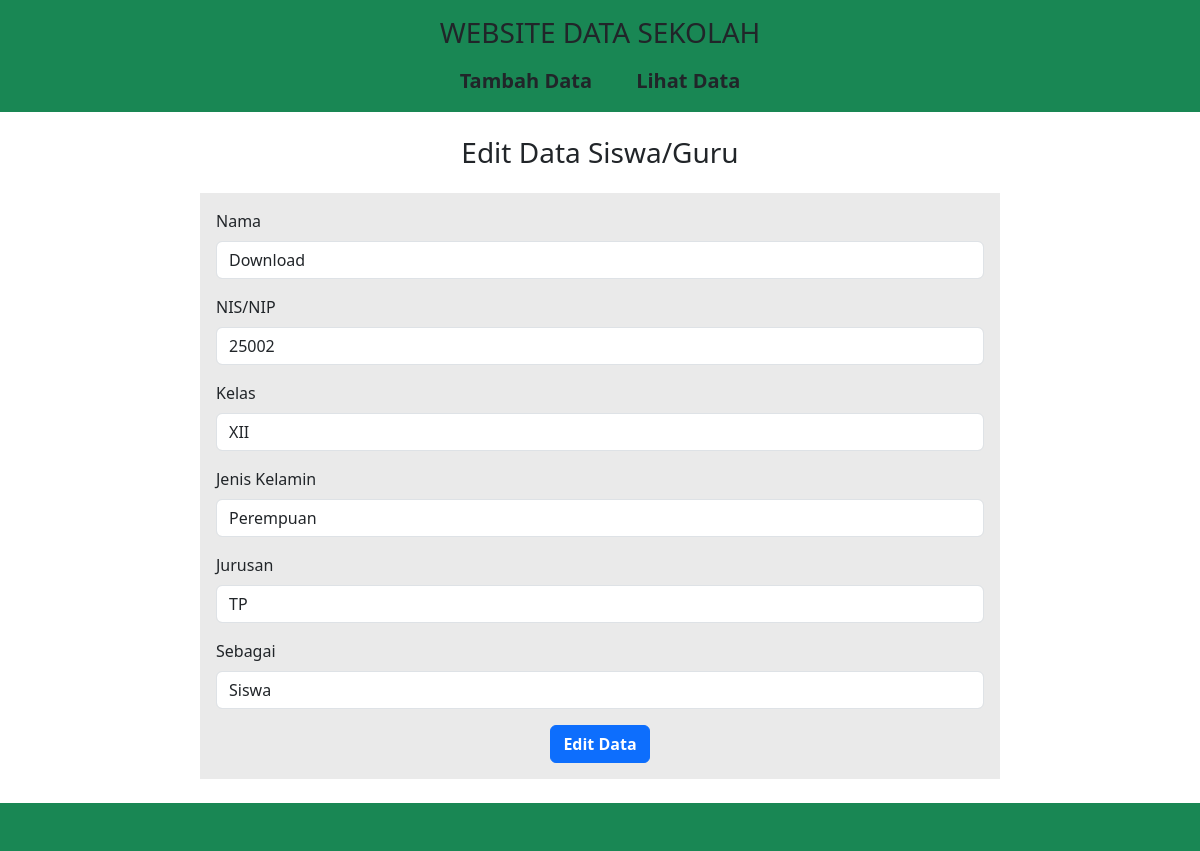
The page /edit.php?op=edit&id=5 on the database its author committed.
### tables this page shows
CREATE TABLE `data_sekolah` (
  `id` int NOT NULL,
  `nama` varchar(25) NOT NULL,
  `nis_nip` varchar(25) NOT NULL,
  `kelas` varchar(25) NOT NULL,
  `jenis_kelamin` varchar(25) NOT NULL,
  `jurusan` varchar(25) NOT NULL,
  `sebagai` enum('guru','siswa') NOT NULL
);

### edit.php (the view, shortened to what this page needs)
<?php
include 'koneksi.php';
if (isset($_GET['id'])) {
  $id = $_GET['id'];
  $query = "SELECT * FROM data_sekolah WHERE id='$id'";
  $result = mysqli_query($koneksi, $query);
  $data = mysqli_fetch_assoc($result);
} else {
  echo "ID tidak ditemukan.";
  exit;
}
?>
<!DOCTYPE html>
<html lang="en">
<head>
  <link rel="stylesheet" href="css/style.css" />
  <link rel="stylesheet" href="css/bootstrap.min.css">
</head>
<body>
  <header class="text-center p-3 bg-success">
    <h3 class="mb-3">WEBSITE DATA SEKOLAH</h3>
    <nav class="mt-3">
      <a href="index.php" class="text-dark">Tambah Data</a>
      <a href="lihat.php" class="text-dark">Lihat Data</a>
    </nav>
  </header>
  <main class=" mt-4 mx-auto">
    <h3 class="text-center">Edit Data Siswa/Guru</h3>
    <form action="" method="POST" class="mt-4 p-3">
      <div class="mb-3">
        <label for="nama" class="form-label">Nama</label>
        <input type="nama" class="form-control" id="nama" name="nama" value="<?php echo $data['nama']; ?>">
      </div>
      <div class="mb-3">
        <label for="nis_nip" class="form-label">NIS/NIP</label>
        <input type="nama" class="form-control" id="nis_nip" name="nis_nip" value="<?php echo $data['nis_nip'] ?>">
      </div>
      <div class="mb-3">
        <label for="kelas" class="form-label">Kelas</label>
        <select class="form-control" name="kelas" id="kelas">
          <option value="XII" <?php if ($data['kelas'] == "XII") echo "selected" ?>>XII</option>
        </select>
      </div>
      <div class="mb-3">
        <label for="jenis-kelamin" class="form-label">Jenis Kelamin</label>
        <select class="form-control" name="jenis_kelamin" id="jenis-kelamin">
          <option value="Perempuan" <?php if ($data['jenis_kelamin'] == "Perempuan") echo "selected" ?>>Perempuan</option>
        </select>
      </div>
      <div class="mb-3">
        <label for="jurusan" class="form-label">Jurusan</label>
        <select class="form-control" name="jurusan" id="jurusan">
          <option value="TP" <?php if ($data['jurusan'] == "TP") echo "selected" ?>>TP</option>
        </select>
      </div>
      <div class="mb-3">
        <label for="sebagai" class="form-label">Sebagai</label>
        <select class="form-control" name="sebagai" id="sebagai">
          <option value="Siswa" <?php if ($data['sebagai'] == "siswa") echo "selected" ?>>Siswa</option>
        </select>
      </div>
      <div class="col-12 text-center">
        <input type="submit" name="simpan" value="Edit Data" class="btn btn-primary fw-semibold" />
      </div>
    </form>
  </main>
  <footer class="bg-success p-4 text-center mt-4">
  </footer>
</body>
</html>

### css/style.css (style rules this page uses)
*, html { margin: 0; padding: 0; box-sizing: border-box; }
nav a { text-decoration: none; font-weight: 600; margin: 20px; font-size: 20px; }
.mx-auto { width: 800px; }
form { background-color: #eaeaea; }

### rows shown on the page
data_sekolah: nama "Download", nis_nip "25002", kelas "XII", jenis_kelamin "Perempuan", jurusan "TP", sebagai "Siswa"
